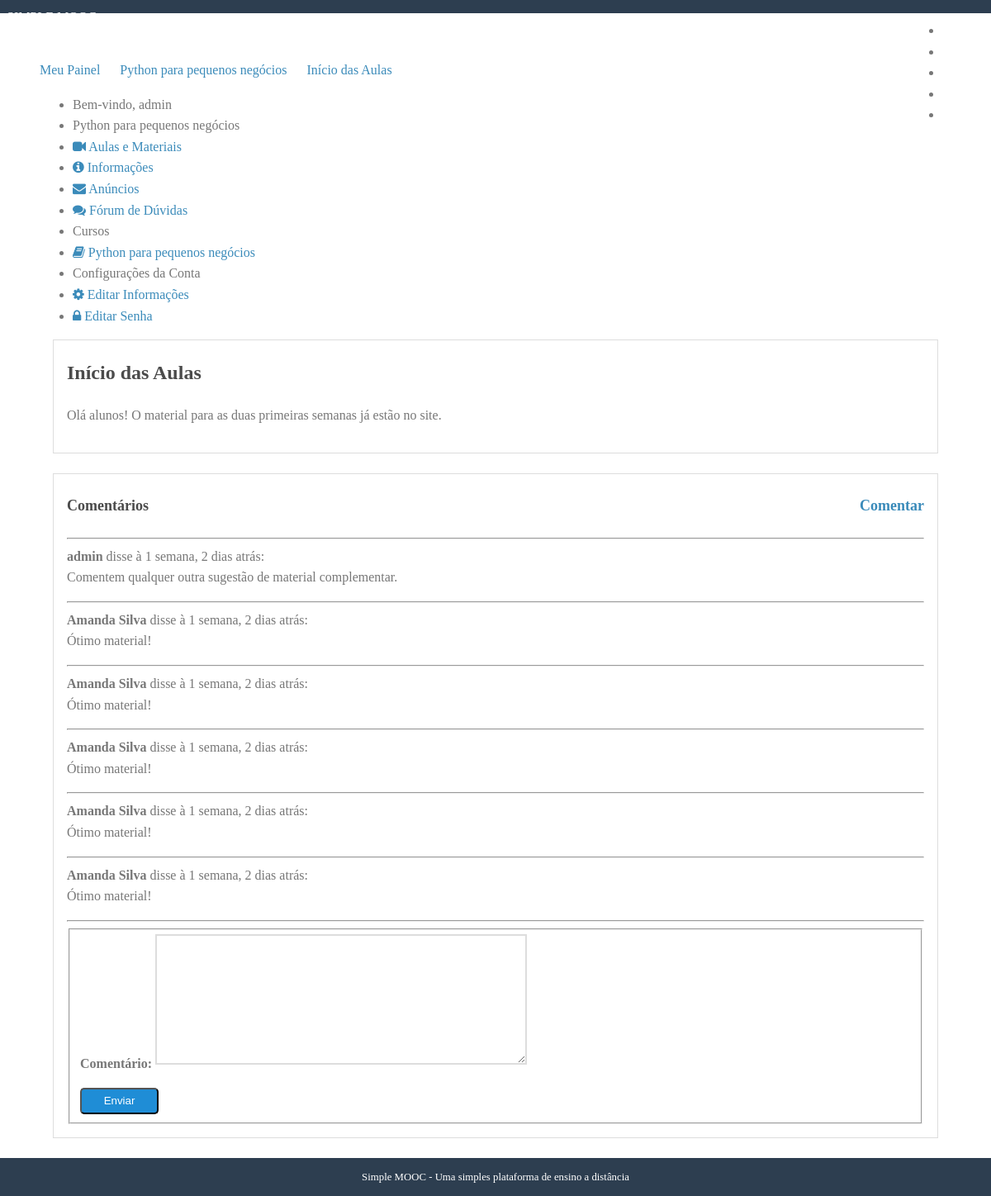
Page /cursos/python-para-pequenos-negocios/anuncios/1 (signed in) on the committed database.
### courses/models.py (models this page shows, shortened)
class Course(models.Model):
	name = models.CharField('Nome',max_length = 100)
	slug = models.SlugField('Atalho')
	description = models.TextField('Descrição Simples', blank = True) #blank = não é obrigatório, mas o TextField permite descrições longas
	about = models.TextField('Sobre o Curso', blank= True)
	start_date = models.DateField('Data de Início', null = True, blank = True) #null = no banco de dados esse campo temq ter algo msm que seja um campo vazio
	image = models.ImageField(upload_to='courses/images', verbose_name='Imagem', null = True, blank = True)  #não é um campo obrigatório
	created_at = models.DateTimeField('Criado em', auto_now_add=True) #auto now toda vez q criar um curso ele coloca automaticamente a data
	updated_at = models.DateTimeField('Atualizado em', auto_now_add=True) #assim que for refreshed a data entra sozinha
	objects = CourseManager() #agora o manager não será o padrão do django
	def __str__(self):
		return self.name
	class Meta: #interfere no django admin
		verbose_name = 'Curso'
		verbose_name_plural = 'Cursos' #ensinamos ao django que o plural de curso é curso
		ordering = ['name'] #comoo django organiza ascendente a lista

class Announcement(models.Model):
	course = models.ForeignKey(Course,
							   verbose_name='Curso', related_name='announcements', on_delete=models.CASCADE
							   )
	title= models.CharField('Titulo', max_length=100)
	content = models.TextField('Conteúdo')
	created_at = models.DateTimeField('Criado em',auto_now_add=True)  # auto now toda vez q criar um curso ele coloca automaticamente a data
	updated_at = models.DateTimeField('Atualizado em',auto_now_add=True)  # assim que for refreshed a data entra sozinha
	def __str__(self):
		return self.title
	class Meta:
		verbose_name = 'Anúncio'
		verbose_name_plural = 'Anúncios'
		ordering = ['-created_at'] #sempre omaisatual primeiro

class Enrollment(models.Model):
	STATUS_CHOICES = (
		(0,'Pendente'),
		(1, 'Aprovado'),
		(2,'Cancelado'),
	)
	user=models.ForeignKey(
		settings.AUTH_USER_MODEL,
		verbose_name='Usuário', on_delete = models.CASCADE,
		related_name='enrollments'
	)
	course = models.ForeignKey(
		Course, verbose_name='Curso',
		related_name='enrollments', on_delete=models.CASCADE
	)
	status = models.IntegerField('Situação',choices=STATUS_CHOICES, default=1, blank=True)
	created_at = models.DateTimeField('Criado em',
									  auto_now_add=True)  # auto now toda vez q criar um curso ele coloca automaticamente a data
	updated_at = models.DateTimeField('Atualizado em',
									  auto_now_add=True)  # assim que for refreshed a data entra sozinha
	class Meta:
		verbose_name = 'Inscrição'
		verbose_name_plural = 'Inscrições'
		unique_together = (('user','course'),) #evita repetição de usuario em um curso

class Comment(models.Model):
	announcement = models.ForeignKey(Announcement, verbose_name='Anúncio', related_name='comments' ,on_delete= models.CASCADE)
	user = models.ForeignKey(settings.AUTH_USER_MODEL, verbose_name='usuário', on_delete= models.CASCADE)
	comment = models.TextField('Comentário')
	created_at = models.DateTimeField('Criado em',
									  auto_now_add=True)  # auto now toda vez q criar um curso ele coloca automaticamente a data
	updated_at = models.DateTimeField('Atualizado em',
									  auto_now_add=True)  # assim que for refreshed a data entra sozinha
	class Meta:
		verbose_name='Comentário'
		verbose_name_plural = 'Comentários'
		ordering =['created_at']

### accounts/models.py (models this page shows, shortened)
class User(AbstractBaseUser, PermissionsMixin):
    username = models.CharField(
        'Nome de Usuário', max_length=30, unique=True,
        validators=[validators.RegexValidator(re.compile('^[\w.@+-]+$'),
            'Nome de usuário só pode conter letras, digítos ou os '
            'seguintes caracteres: @/./+/-/_', 'invalid')]
    )
    email = models.EmailField('Email', unique=True)
    name = models.CharField('Nome', max_length=100, blank=True)
    is_active = models.BooleanField('Está ativo?', blank=True, default=True)
    is_staff = models.BooleanField('É da equipe?', blank = True, default=False)
    date_joined = models.DateTimeField(
        'Data de entrada', auto_now_add=True
    ) #quando for salvo pela primeira vez
    objects = UserManager()
    USERNAME_FIELD = 'username'
    REQUIRED_FIELDS = ['email'] #para ser compativel com o django app usuario
    def __str__(self):
        return self.name or self.username
    class Meta:
        verbose_name = 'Usuário'
        verbose_name_plural = 'Usuários'

### courses/decorators.py (the view, shortened to what this page needs)
    def _wrapper(request, *args, **kwargs):
        slug = kwargs['slug'] #busca a slug do curso na url
        course = get_object_or_404(Course, slug=slug) #curso atual
        has_permission = request.user.is_staff
        if not has_permission:
            messages.error(request, message)
            return redirect('accounts:dashboard')
        request.course = course #td view que usar este decorator vai ter um obj curso no requestpq não quero repitir esta consulta
        return view_func(request, *args, **kwargs)

### courses/forms.py
class CommentForm(forms.ModelForm):
    class Meta:
        model = Comment
        fields = ['comment']

### courses/templatetags/courses_tags.py (called while the page is built)
@register.simple_tag #assigment_tag não funciona mais
def load_my_courses(user):
    return Enrollment.objects.filter(user=user)

### courses/views.py (called while the page is built, shortened)
@login_required
@enrollment_required
def show_announcement(request, slug, pk):
    course = request.course
    announcement = get_object_or_404(course.announcements.all(), pk=pk)
    form = CommentForm(request.POST or None)
    template = 'courses/show_announcement.html'
    context = {
        'course': course,
        'announcement': announcement,
        'form': form,
    }
    return render(request, template, context)

### courses/templates/courses/show_announcement.html (shortened to what this page needs)
{% extends "courses/course_dashboard.html" %}
{% block breadcrumb %}
    {{ block.super }}
    <a href="{% url 'courses:show_announcement' course.slug announcement.pk %}" style="margin-right: 20px">  {{ announcement }}</a>
{% endblock %}
{% block dashboard_content %}
    <div class="well">
        <h2>{{ announcement.title }}</h2>
        {{ announcement.content|linebreaks }}
    </div>
    <div class="well">
        <h4 id="comments">Comentários
        <a class="fright" href="#add_comment">Comentar</a></h4>
        <hr />
        {% for comment in announcement.comments.all %}
        <p>
            <strong>{{ comment.user }}</strong> disse à {{ comment.created_at|timesince }} atrás: <br />
            {{ comment.comment|linebreaksbr }}
        </p>
        <hr>
        {% empty %}
        <p>
            Nenhum comentário para este anúncio.
        </p>
        {% endfor %}
        <form method="post" class="pure-form pure-form-stacked" id="add_comment">
            <fieldset>
                {% for field in form %}
                <div class="pure-control-group">
                    {{ field.label_tag }}
                    {{ field }}
                </div>
                {% endfor %}
                <div class="pure-controls">
                    <button type="submit" class="pure-button pure-button-primary">Enviar</button>
                </div>
            </fieldset>
        </form>
    </div>
{% endblock %}

### courses/templates/courses/course_dashboard.html
{% extends "accounts/dashboard.html" %}
{% block breadcrumb %}
    {{ block.super }}
    <a href="{% url 'courses:announcements' course.slug %}" style="margin-right: 20px">{{ course }}</a>
{% endblock %}
{% block menu_options %}
<li class="pure-menu-heading">
    {{ course }}
</li>
<li>
    <a href="{% url 'courses:lessons' course.slug %}">
        <i class="fa fa-video-camera"></i>
        Aulas e Materiais
    </a>
</li>
<li>
    <a href="#">
        <i class="fa fa-info-circle"></i>
        Informações
    </a>
</li>
<li>
    <a href="{% url 'courses:announcements' course.slug %}">
        <i class="fa fa-envelope"></i>
        Anúncios
    </a>
</li>
<li>
    <a href="#">
        <i class="fa fa-comments"></i>
        Fórum de Dúvidas
    </a>
</li>
{{ block.super }}
{% endblock %}

### accounts/templates/accounts/dashboard.html (shortened to what this page needs)
{% extends "base.html" %}
{% load  courses_tags %}
{% block content %}
{% load_my_courses user as enrollments %}
<div class="pure-g-r content-ribbon">
    <div class="pure-u-1">
        <ul class="breadcrumb">
            {% block breadcrumb %}
            <a href="{% url 'accounts:dashboard' %}" style="margin-right: 20px">Meu Painel</a>
            {% endblock %}
        </ul>
    </div>
    <div class="pure-u-1-3">
        <div class="pure-menu pure-menu-open">
            <ul>
                <li class="pure-menu-heading">
                    Bem-vindo, {{ user }}
                </li>
                {% block menu_options %}
                <li class="pure-menu-heading">Cursos</li>
                {% for enrollment in enrollments %}
                <li>
                    <a href="{% url 'courses:announcements' enrollment.course.slug %}">
                        <i class="icon fa fa-book"></i>
                        {{ enrollment.course }}
                    </a>
                </li>
                {% empty %}
                <li>Nenhum curso encontrado</li>
                {% endfor %}
                <li class="pure-menu-heading">Configurações da Conta</li>
                <li>
                    <a href="{% url 'accounts:edit' %}">
                        <i class="icon fa fa-cog"></i>
                        Editar Informações
                    </a>
                </li>
                <li>
                    <a href="{% url 'accounts:edit_password' %}">
                        <i class="icon fa fa-lock"></i>
                        Editar Senha
                    </a>
                </li>
                {% endblock %}
            </ul>
        </div>
    </div>
    <div class="pure-u-2-3">
        <div class="inner">
            {% block dashboard_content %}{% endblock %}
        </div>
    </div>
</div>
{% endblock %}

### core/static/css/styles.css (style rules this page uses)
* { -webkit-box-sizing: border-box; -moz-box-sizing: border-box; box-sizing: border-box; }
body { margin: 0 auto; line-height: 1.7em; }
a { color: #3b8bba; }
.content .content-ribbon { margin: 1.5em 3em; }
.pure-form label { margin: 1em 0 0; font-weight: bold; font-size: 100%; }
.pure-form input[type], .pure-form textarea, .pure-form select { border: 2px solid #ddd; box-shadow: none; font-size: 100%; width: 100%; max-width: 350px; margin-bottom: 0.3em; }
.pure-form textarea { max-width: 450px; }
.pure-form .pure-control-group { margin-bottom: 1em; }
.pure-button-primary { background-color: #1f8dd6; color: white; padding: 0.5em 2em; border-radius: 5px; }
.inner { padding: 0em 1em; }
.inner p { margin-top: 0; }
ul.breadcrumb { padding: 0; }
body { min-width: 320px; color: #777; line-height: 1.6; }
h1, h2, h3, h4, h5, h6 { font-weight: bold; color: rgb(75, 75, 75); }
h4 { font-size: 1.125em; }
a { color: #3b8bba; text-decoration: none; }
.well { border: 1px solid #ddd; padding: 0em 1em 1em 1em; margin-bottom: 1.5em; }
.fright { float: right; }

### rows in the picture
Course: name "Python para pequenos negócios"
Announcement: title "Início das Aulas", content "Olá alunos! O material para as duas primeiras semanas já estão no site."
User: name+username "admin"
Enrollment: course "Python para pequenos negócios"
Comment: user "admin", created_at "1 semana, 2 dias", comment "Comentem qualquer outra sugestão de material complementar."
Comment: user "Amanda Silva", created_at "1 semana, 2 dias", comment "Ótimo material!"
Comment: user "Amanda Silva", created_at "1 semana, 2 dias", comment "Ótimo material!"
Comment: user "Amanda Silva", created_at "1 semana, 2 dias", comment "Ótimo material!"
Comment: user "Amanda Silva", created_at "1 semana, 2 dias", comment "Ótimo material!"
Comment: user "Amanda Silva", created_at "1 semana, 2 dias", comment "Ótimo material!"

### other values in the picture
{{ field.label_tag }} "Comentário:"
